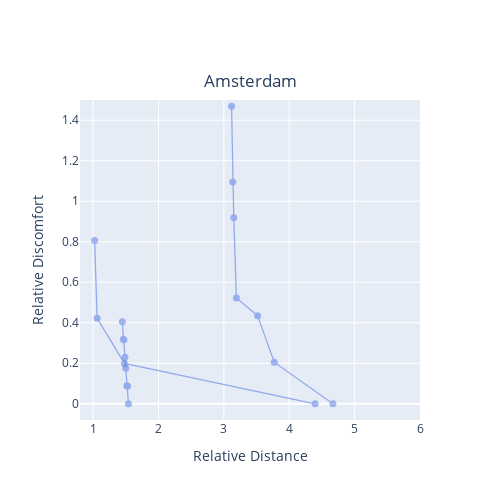

The notebook cell saved with this chart:
### Code cell
data_plot=compute_bikeability_curves(num_curves= 3)

layout = go.Layout(title= 'Amsterdam',title_x=0.5,title_y=0.85, grid=dict(pattern='independent'),
                   xaxis=dict(range=[0.8,6],title='Relative Distance'),
                   yaxis=dict(range=[-0.08,1.5],title ='Relative Discomfort' ),
                  width=500, height=500)

iplot({"data":data_plot,"layout":layout})

### Figure 1 — Plotly figure (JSON) as saved in the notebook; plotly's stock layout.template omitted (floating-point values rounded to 4 significant figures)
{"data": [{"line": {"color": "royalblue", "width": 1.3}, "marker": {"color": "royalblue", "opacity": 0.9, "size": 7}, "mode": "markers+lines", "opacity": 0.5, "showlegend": false, "type": "scatter", "x": [3.118, 3.136, 3.152, 3.192, 3.516, 3.77, 4.668], "y": [1.469, 1.095, 0.9186, 0.5227, 0.4353, 0.2056, 0]}, {"line": {"color": "royalblue", "width": 1.3}, "marker": {"color": "royalblue", "opacity": 0.9, "size": 7}, "mode": "markers+lines", "opacity": 0.5, "showlegend": false, "type": "scatter", "x": [1.023, 1.062, 1.48, 4.396], "y": [0.806, 0.4221, 0.1993, 0]}, {"line": {"color": "royalblue", "width": 1.3}, "marker": {"color": "royalblue", "opacity": 0.9, "size": 7}, "mode": "markers+lines", "opacity": 0.5, "showlegend": false, "type": "scatter", "x": [1.447, 1.462, 1.472, 1.487, 1.501, 1.516, 1.526, 1.541], "y": [0.4053, 0.3188, 0.3163, 0.2299, 0.1754, 0.08893, 0.08645, 0]}], "layout": {"grid": {"pattern": "independent"}, "height": 500, "title": {"text": "Amsterdam", "x": 0.5, "y": 0.85}, "width": 500, "xaxis": {"range": [0.8, 6], "title": {"text": "Relative Distance"}}, "yaxis": {"range": [-0.08, 1.5], "title": {"text": "Relative Discomfort"}}}}
